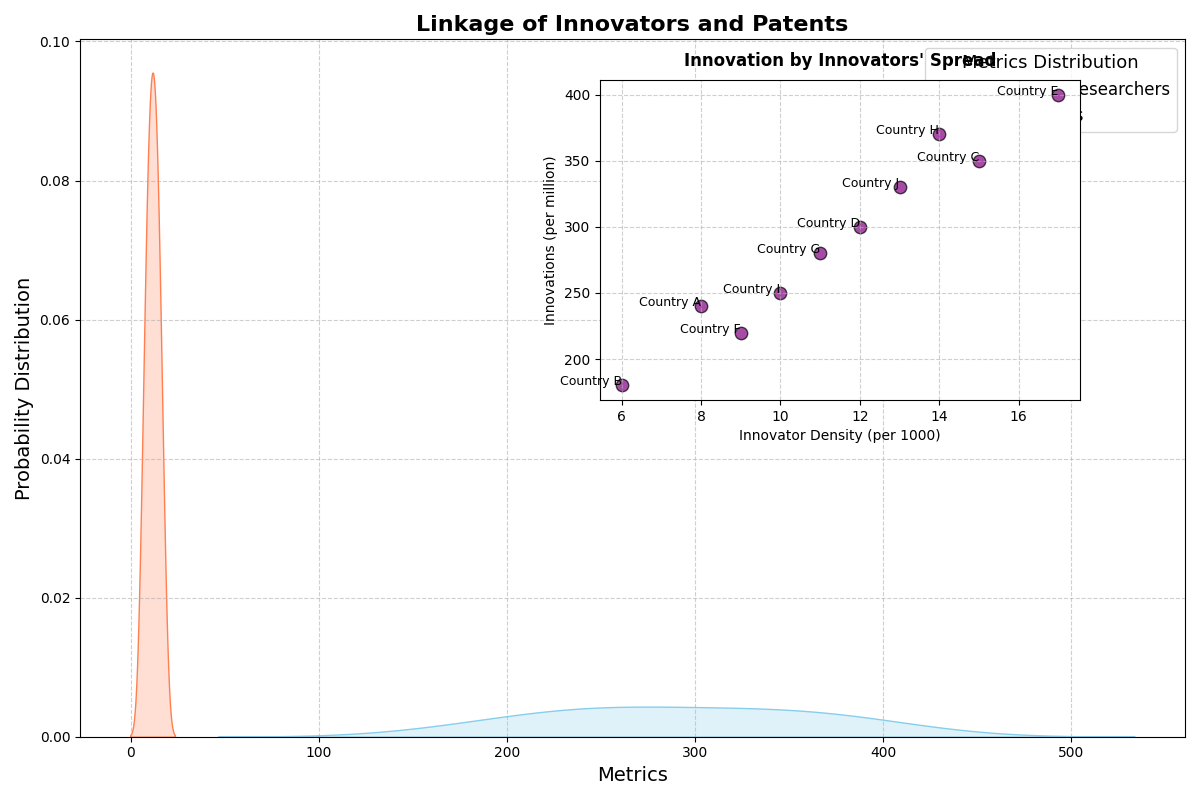

Write the Python code that produced this figure.
import matplotlib.pyplot as plt
import numpy as np
import seaborn as sns

countries = ["Country A", "Country B", "Country C", "Country D", "Country E", "Country F", "Country G", "Country H", "Country I", "Country J"]
researcher_density = np.array([8, 6, 15, 12, 17, 9, 11, 14, 10, 13])
patents_filed = np.array([240, 180, 350, 300, 400, 220, 280, 370, 250, 330])

fig, ax = plt.subplots(figsize=(12, 8))

# Switching colors and labels in KDE plots
sns.kdeplot(researcher_density, ax=ax, fill=True, color="coral", label="Density of Researchers")
sns.kdeplot(patents_filed, ax=ax, fill=True, color="skyblue", label="Filed Patents")

# Altering titles, labels, and legend
ax.set_title("Linkage of Innovators and Patents", fontsize=16, fontweight='bold')
ax.set_xlabel("Metrics", fontsize=14)
ax.set_ylabel("Probability Distribution", fontsize=14)
ax.legend(title="Metrics Distribution", fontsize=12, title_fontsize='13')
ax.grid(True, linestyle='--', alpha=0.6)

# Additional Subplot: Scatter plot
scatter_ax = fig.add_axes([0.5, 0.5, 0.4, 0.4])
scatter_ax.scatter(researcher_density, patents_filed, color='purple', edgecolor='black', s=80, alpha=0.7)
for i, country in enumerate(countries):
    scatter_ax.text(researcher_density[i], patents_filed[i], country, fontsize=9, ha='right')
    
# Renaming scatter plot titles and labels
scatter_ax.set_title("Innovation by Innovators' Spread", fontsize=12, fontweight='bold', pad=10)
scatter_ax.set_xlabel("Innovator Density (per 1000)", fontsize=10)
scatter_ax.set_ylabel("Innovations (per million)", fontsize=10)
scatter_ax.grid(True, linestyle='--', alpha=0.6)

plt.tight_layout()
plt.show()
